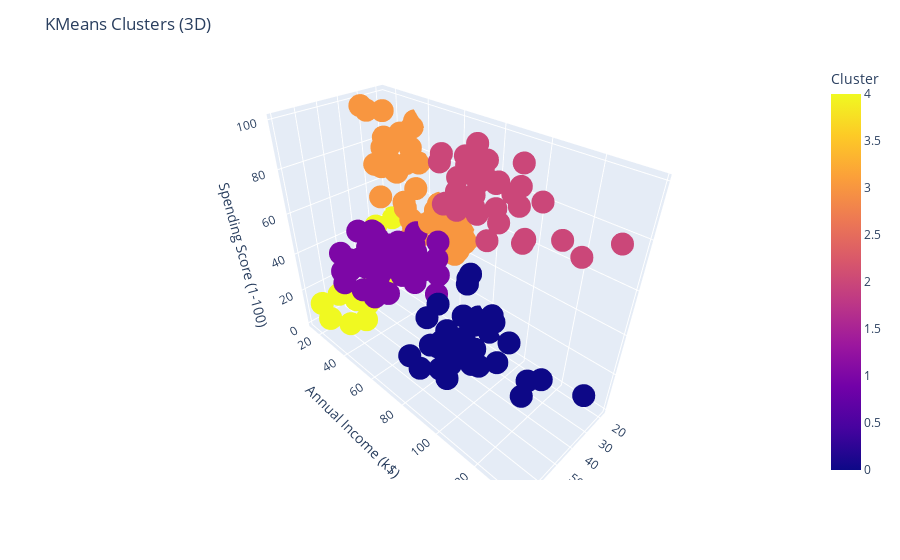

This figure's notebook cell:
### Code cell
import plotly.express as px

fig = px.scatter_3d(KM5_Clust, x='Age', y='Annual Income (k$)', z='Spending Score (1-100)', color='Cluster')

fig.update_layout(title='KMeans Clusters (3D)')
fig.show()

### Figure 1 — Plotly figure (JSON) as saved in the notebook; plotly's stock layout.template omitted (floating-point values rounded to 4 significant figures; data arrays with more than 128 entries replaced by an {"elided": "..."} marker saying what was removed)
{"data": [{"hovertemplate": "Age=%{x}<br>Annual Income (k$)=%{y}<br>Spending Score (1-100)=%{z}<br>Cluster=%{marker.color}<extra></extra>", "legendgroup": "", "marker": {"color": {"elided": "200 int values"}, "coloraxis": "coloraxis", "symbol": "circle"}, "mode": "markers", "name": "", "scene": "scene", "showlegend": false, "type": "scatter3d", "x": {"elided": "200 int values"}, "y": {"elided": "200 int values"}, "z": {"elided": "200 int values"}}], "layout": {"coloraxis": {"colorbar": {"title": {"text": "Cluster"}}, "colorscale": [[0, "#0d0887"], [0.1111, "#46039f"], [0.2222, "#7201a8"], [0.3333, "#9c179e"], [0.4444, "#bd3786"], [0.5556, "#d8576b"], [0.6667, "#ed7953"], [0.7778, "#fb9f3a"], [0.8889, "#fdca26"], [1, "#f0f921"]]}, "legend": {"tracegroupgap": 0}, "margin": {"t": 60}, "scene": {"domain": {"x": [0, 1], "y": [0, 1]}, "xaxis": {"title": {"text": "Age"}}, "yaxis": {"title": {"text": "Annual Income (k$)"}}, "zaxis": {"title": {"text": "Spending Score (1-100)"}}}, "title": {"text": "KMeans Clusters (3D)"}}}
